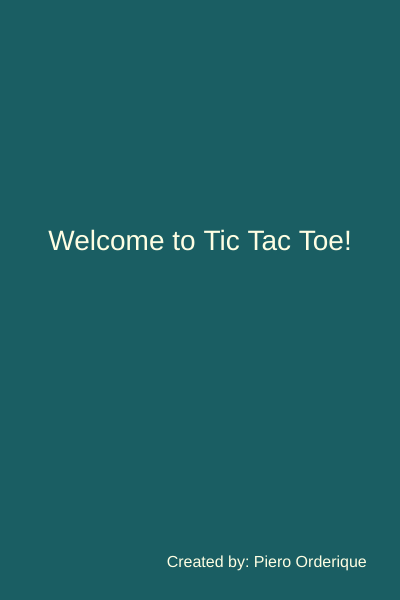
Frame 1 (no input)
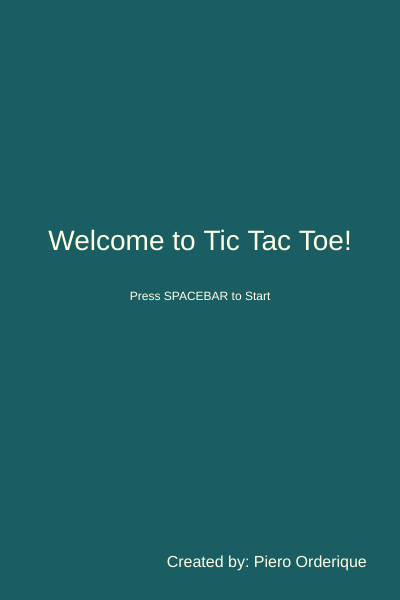
Frame 60 (no input)
Frame 120 (the mouse pressed at the canvas centre since frame 60): identical to frame 1, image omitted

The p5.js sketch that drew these frames (run headless with seeded random() and noise() and a simulated clock; from frame 60 on, the mouse is pressed at the canvas centre):

// p5.js sketch
// ── sketch.js
/*
  TIC TAC TOE w MINIMAX
  
  @author Piero Orderique
  @date 30 July 2021
*/

var grid = [
  ['','',''],
  ['','',''],
  ['','',''],
];

const players = {
	HUMAN_PLAYER: 0,
  COMPUTER_PLAYER: 1,
}
let currentPlayer;
let winningPlayer;
let winningLineCoors = [];

let game_won;
let computers_first_time = true; // to speed up game in starting states

// STATES
const states = {
	WELCOME_SCREEN: 0,
	HUMAN_TURN: 1,
	COMPUTER_TURN: 2,
	END_SCREEN: 3,
}
let game_state = states.WELCOME_SCREEN;

// consts
let BLINKER_SPEED = 700; // ms
let MINIMUM_COMPUTER_SPEED = 500; // ms
let SPACEBAR_CODE = 32;
let BOARD_WIDTH = 400
let BOARD_HEIGHT = 400;
let EDGE_HEIGHT = 100;

// globals
let wins_count = 0;
let losses_count = 0;
let showSpace = false;
let LIGHT_YELLOW;
let BLUE_GRAY;
let BLUE_GREEN;
let timer;

function setup() {
  createCanvas(BOARD_WIDTH, BOARD_HEIGHT + 2*EDGE_HEIGHT);
  currentPlayer = int(random(0, 2)); // select random player
  // console.log("WELCOME TO TIC TAC TOE w/Minimax");

  LIGHT_YELLOW = color('#FEFEE3');
  BLUE_GRAY = color('#1A5E63');
  BLUE_GREEN = color('#00BFB2');

  fill(LIGHT_YELLOW);

  timer = millis();
}

function draw() {
  background(BLUE_GRAY);
  ticTacToe();
}

// =============== Main game fsm ===============
function ticTacToe() {
  switch (game_state) {
    case states.WELCOME_SCREEN:
      showWelcomeScreen();
      // wait for spacebar/click (logic in KeyPressed/MouseClicked Functions)
      break;

    case states.HUMAN_TURN:
      showGame();
      // wait for mouse click (logic in MouseClicked Function)
      // then check if won
      break;

    case states.COMPUTER_TURN:
      showGame();

      // so that computer is not "lightning fast" and to simulate 
      // that its actually "thinking", we add a delay here
      if (millis() - timer > MINIMUM_COMPUTER_SPEED) {

        // try and save some time if its first move -- just go random
        if (computers_first_time) {
          let available_moves = [];
          for (let row = 0; row < grid.length; row++) {
            for (let col = 0; col < grid[0].length; col++) {
              if (grid[row][col] == '') {
                available_moves.push({row, col});
              }
            }
          }
          let move = random(available_moves);
          grid[move.row][move.col] = "O";
          computers_first_time = false;
        } else {
          calculateBestMove(); // calculates and places its move
        }
        // check if computer won game
        game_won = gameWon(true);

        // If game is finished
        if (game_won !== null) {
          if(game_won == 'tie'){
            winningPlayer = null;
            game_state = states.END_SCREEN;
          // else if computer just won
          } else if (game_won == 'computer'){
            winningPlayer = players.COMPUTER_PLAYER;
            losses_count += 1;
            game_state = states.END_SCREEN;
          }
        // else go on to humans's turn
        } else {
          game_state = states.HUMAN_TURN;
          currentPlayer = players.HUMAN_PLAYER;
        }

        timer = 0;
      }
      break;

    case states.END_SCREEN:
      showEndScreen();
      break;
  
    default:
      break;
  }
}

// =============== Display functions ===============
function showWelcomeScreen() {
  textAlign(CENTER);

  textSize((7/100)*BOARD_WIDTH);
  text("Welcome to Tic Tac Toe!", BOARD_WIDTH/2, EDGE_HEIGHT*2.5);

  if(millis() - timer > BLINKER_SPEED) { 
    showSpace = !showSpace;
    timer = millis(); 
  }
  if(showSpace) {
    textSize((3/100)*BOARD_WIDTH);
    text("Press SPACEBAR to Start", BOARD_WIDTH/2, (15/20)*BOARD_HEIGHT);
  }

  textAlign(LEFT);
  textSize((4/100)*BOARD_WIDTH);
  text("Created by: Piero Orderique", BOARD_WIDTH/2.4, height - EDGE_HEIGHT/3);
}

function showGame() {
  stroke(BLUE_GRAY);
  textAlign(CENTER) 
  textStyle(NORMAL); 

  // show current player:
  textSize((7/100)*BOARD_WIDTH);
  let player_text = "Current Player: "
  if (currentPlayer == players.HUMAN_PLAYER) {
    player_text += "Human"
  } else {
    player_text += "Computer"
  }
  text(player_text, BOARD_WIDTH/2,  EDGE_HEIGHT/1.5);  
  
  showGrid();
  
  stroke(BLUE_GRAY);
  textAlign(RIGHT);
  textStyle(NORMAL); 
  // show wins_count:
  textSize((5/100)*BOARD_WIDTH);
  text("Wins : " + wins_count, BOARD_WIDTH/4.5, height - EDGE_HEIGHT/1.3);
  // show losses_count: 
  textSize((5/100)*BOARD_WIDTH);
  text("Losses : " + losses_count, BOARD_WIDTH/3.7, height - EDGE_HEIGHT/2.5);
}

function showEndScreen() {
  // show current player:
  textAlign(CENTER)  
  textStyle(NORMAL);
  textSize((7/100)*BOARD_WIDTH);
  if (winningPlayer == null) {
    text("It's a tie!", BOARD_WIDTH/2,  EDGE_HEIGHT/1.5);  
  } else if (winningPlayer == players.HUMAN_PLAYER) {
    text("You won!", BOARD_WIDTH/2,  EDGE_HEIGHT/1.5);  
  } else {
    text("Computer won!", BOARD_WIDTH/2,  EDGE_HEIGHT/1.5);  
  }
  
  showGrid();

  // "strike-out" the 3-in-a-row win
  stroke(BLUE_GREEN);
  strokeWeight(8);
  let [x1, y1] = gridToCoor(winningLineCoors[0], winningLineCoors[1]);
  let [x2, y2] = gridToCoor(winningLineCoors[2], winningLineCoors[3]);
  line(x1, y1, x2, y2);
  stroke(BLUE_GRAY);
  strokeWeight(1);

  textAlign(RIGHT);
  textStyle(NORMAL);
  
  // show wins_count:
  textSize((5/100)*BOARD_WIDTH);
  text("Wins : " + wins_count, BOARD_WIDTH/4.5, height - EDGE_HEIGHT/1.3);
  // show losses_count:
  textSize((5/100)*BOARD_WIDTH);
  text("Losses : " + losses_count, BOARD_WIDTH/3.8, height - EDGE_HEIGHT/2.5);
  
  if(millis() - timer > BLINKER_SPEED) { 
    showSpace = !showSpace;
    timer = millis(); 
  }
  if(showSpace) {
    textAlign(CENTER);
    textSize((3/100)*BOARD_WIDTH);
    text("Press SPACEBAR to restart", BOARD_WIDTH/2, height - EDGE_HEIGHT/4);
  }
}

function showGrid() {
  // show gridlines
  strokeWeight(1);
  stroke(LIGHT_YELLOW);
  for(i = 1; i < grid.length; i++){
    let x = i*BOARD_WIDTH/grid[0].length 
    line(x, EDGE_HEIGHT + 10, x, EDGE_HEIGHT + BOARD_HEIGHT - 10)
  }
  for(i = 1; i < grid.length; i++){
    let y = i*(BOARD_HEIGHT)/grid[0].length 
    line(0, y + EDGE_HEIGHT, BOARD_WIDTH, y + EDGE_HEIGHT)
  }
  
  // iterate through grid and print contents
  textSize(BOARD_WIDTH/7)
  textStyle(NORMAL)
  textAlign(CENTER)
  for(row = 0; row < grid.length; row++){
    for(col = 0; col < grid[0].length; col++){
      // stagger the coordinates
      let x = int(width*col/grid.length) + width/(2*grid.length)
      let y = int(BOARD_HEIGHT*row/grid[0].length) + height/(2*grid[0].length) + EDGE_HEIGHT - BOARD_HEIGHT/30
      // show the text now
      text(grid[row][col], x, y);
    }
  }
}

// =============== Logic functions ===============
function calculateBestMove() {
  let bestScore = -Infinity;
  let bestMove;
  let score;

  // get all possible moves
  for (let row = 0; row < grid.length; row++) {
    for (let col = 0; col < grid[0].length; col++) {
      // if the spot is available, run minimax and get score
      if (grid[row][col] == '') {
        grid[row][col] = 'O';
        score = minimax(1, false);
        grid[row][col] = ''; // undo the move 
        if (score > bestScore) {
          bestScore = score;
          bestMove = [row, col];
        }
      }
    }
  }
  grid[bestMove[0]][bestMove[1]] = 'O';
  // console.log("Computer placed move");
}

function minimax(depth, maximizing) {
  // O win: +1 , X win: -1, tie: 0
  // console.log("minimax called. depth: " + depth + " maximizing: " + maximizing + " board: " + grid);

  // check if a player has won (leaf node)
  game_won = gameWon(false);
  if (game_won == 'tie') {
    return 0;
  } else if (game_won == "computer") {
    return 10;
  } else if (game_won == "human") {
    return -10;
  }

  let best_score;
  let round_score;

  // if MAXIMIZING
  if (maximizing) {
    best_score = -Infinity;
    // get all possible moves
    for (let row = 0; row < grid.length; row++) {
      for (let col = 0; col < grid[0].length; col++) {
        // if the spot is available, run minimax and get score
        if (grid[row][col] == '') {
          grid[row][col] = 'O';
          round_score = minimax(depth + 1, false);
          grid[row][col] = ''; // undo the move 
          best_score = max(best_score, round_score);
        }
      }
    }
  // MINIMIZING player
  } else {
    // get all possible moves
    best_score = Infinity;
    for (let row = 0; row < grid.length; row++) {
      for (let col = 0; col < grid[0].length; col++) {
        // if the spot is available, run minimax and get score
        if (grid[row][col] == '') {
          grid[row][col] = 'X';
          round_score = minimax(depth + 1, true);
          grid[row][col] = ''; // undo the move 
          best_score = min(best_score, round_score);
        }
      }
    }
  }
  return best_score;
}

function gameWon(recordWinningCoors){  //* Returns {null, 'tie', 'human', or 'computer'}
  // check rows
  for(let row = 0; row < grid.length; row++){
    let xsum = 0
    let osum = 0
    for(let col = 0; col < grid[0].length; col++){
      if(grid[row][col] == "X"){xsum += 1}
      if(grid[row][col] == "O"){osum += 1}
    }
    if (xsum == 3 || osum == 3) {
      if (recordWinningCoors) { 
        winningLineCoors.push(row, 0, row, grid[0].length - 1); 
      }
      if(xsum == 3){return "human"}
      if(osum == 3){return "computer"}
    }
  }
  
  // check columns
  for(let col = 0; col < grid[0].length; col++){
    let xsum = 0
    let osum = 0
    for(let row = 0; row < grid.length; row++){
      if(grid[row][col] == "X"){xsum += 1}
      if(grid[row][col] == "O"){osum += 1}
    }
    if (xsum == 3 || osum == 3) {
      if (recordWinningCoors) { 
        winningLineCoors.push(0, col, grid.length - 1, col); 
      }
      if(xsum == 3){return "human"}
      if(osum == 3){return "computer"}
    }
  }
  
  // check diagonals
  let x1sum = 0
  let o1sum = 0
  let x2sum = 0
  let o2sum = 0
  for(let i = 0; i < grid.length; i++){
    if(grid[i][i] == "X"){x1sum += 1}
    if(grid[i][i] == "O"){o1sum += 1}
    if(grid[i][grid.length - 1 - i] == "X"){x2sum += 1}
    if(grid[i][grid.length - 1 - i] == "O"){o2sum += 1}
  }
  if (x1sum == 3 || o1sum == 3) {
    if (recordWinningCoors) { 
      winningLineCoors.push(0, 0, grid.length - 1, grid[0].length - 1); 
    }
    if(x1sum == 3){return "human"}
    if(o1sum == 3){return "computer"}
  }
  if (x2sum == 3 || o2sum == 3) {
    if (recordWinningCoors) { 
      winningLineCoors.push(grid.length - 1, 0, 0, grid[0].length - 1); 
    }
    if(x2sum == 3){return "human"}
    if(o2sum == 3){return "computer"}
  }
  
  // if still no return, check to see if board is full
  let nullcount = 0
  for(let row = 0; row < grid.length; row++){
    for(let col = 0; col < grid[0].length; col++){
      if(grid[row][col] == ''){nullcount += 1}
    }
  }
  if(nullcount == 0){return 'tie'}
  
  return null;
}

function gridToCoor(row, col) {
  let x = (BOARD_WIDTH/grid[0].length)/2 + col*(BOARD_WIDTH/grid[0].length);
  let y = EDGE_HEIGHT + (BOARD_HEIGHT/grid.length)/2 + row*(BOARD_HEIGHT/grid.length);
  return [x, y]
}

function resetGame(){
  // reset grid
  for(let row = 0; row < grid.length; row++){
    for(let col = 0; col < grid[0].length; col++){
      grid[row][col] = ''
    }
  }

  // select random player
  currentPlayer = int(random(0, 2)); 

  // clear the buffers
  winningLineCoors.length = 0;
  computers_first_time = true;
}

function mouseClicked(){
  switch (game_state) {
    // for mobile devices without keyboard, a click will suffice
    case states.WELCOME_SCREEN:
      if (currentPlayer == players.HUMAN_PLAYER) {
        game_state = states.HUMAN_TURN
      } else {
        game_state = states.COMPUTER_TURN
        timer = millis(); // to control computer turn's
      }
      break;

    // place human move there
    case states.HUMAN_TURN:
      // map where player clicks to an index in the grid
      let row = int(map(mouseY, EDGE_HEIGHT, EDGE_HEIGHT + BOARD_HEIGHT, 0, grid[0].length))
      let col = int(map(mouseX, 0, BOARD_WIDTH, 0, grid.length))

      // place player's symbol there IF empty and update current player
      if(grid[row][col] !== ''){
        // console.log("INVALID MOVE");
        break;
      } else {
        grid[row][col] = 'X';
      }

      game_won = gameWon(true);
      if (game_won !== null){
        if (game_won == 'tie') {
          winningPlayer = null;
          game_state = states.END_SCREEN;
        } else if (game_won == "human") {
          winningPlayer = players.HUMAN_PLAYER;
          wins_count += 1;
          game_state = states.END_SCREEN;
        }

      // else game continues to computer
      } else {
        game_state = states.COMPUTER_TURN;
        currentPlayer = players.COMPUTER_PLAYER;
        timer = millis() // for controlling computer turn's speed
      }
      break;

    case states.COMPUTER_TURN:
      break;

    // for mobile devices without keyboard, a click will suffice
    case states.END_SCREEN:
      resetGame();
      if (currentPlayer == players.HUMAN_PLAYER) {
        game_state = states.HUMAN_TURN
      } else {
        game_state = states.COMPUTER_TURN
        timer = millis(); // to control computer turn's
      }
      break;

    default:
      break;
  }
}

function keyPressed(){
  switch (game_state) {
    case states.WELCOME_SCREEN:
      if (keyCode == SPACEBAR_CODE) {
        if (currentPlayer == players.HUMAN_PLAYER) {
          game_state = states.HUMAN_TURN
        } else {
          game_state = states.COMPUTER_TURN
        }
      }
      break;

    case states.END_SCREEN:
      if (keyCode == SPACEBAR_CODE) {
        resetGame();
        showGame();
        if (currentPlayer == players.HUMAN_PLAYER) {
          game_state = states.HUMAN_TURN
        } else {
          game_state = states.COMPUTER_TURN
        }
      }
      break;
  
    default:
      break;
  }
}
